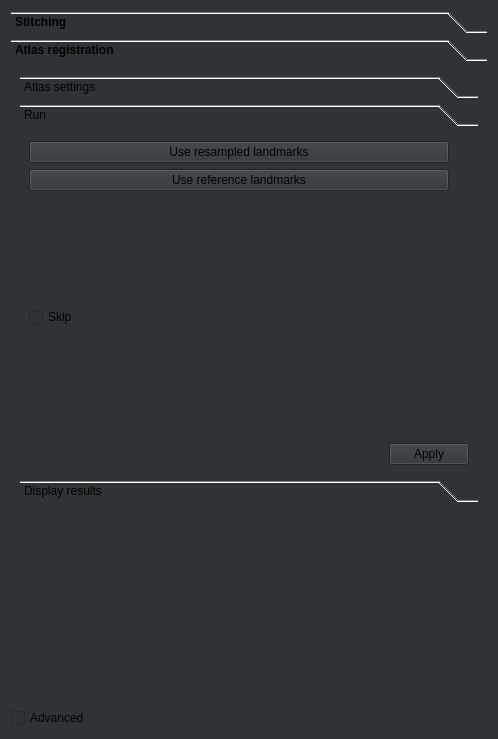
<?xml version="1.0" encoding="UTF-8"?>
<ui version="4.0">
 <class>preprocessing_tab</class>
 <widget class="QWidget" name="preprocessing_tab">
  <property name="geometry">
   <rect>
    <x>0</x>
    <y>0</y>
    <width>498</width>
    <height>739</height>
   </rect>
  </property>
  <property name="windowTitle">
   <string>Form</string>
  </property>
  <property name="styleSheet">
   <string notr="true">background-color: rgb(46, 52, 54);</string>
  </property>
  <layout class="QVBoxLayout" name="verticalLayout_4">
   <item>
    <layout class="QVBoxLayout" name="verticalLayout_2">
     <item>
      <widget class="QToolBox" name="toolBox">
       <property name="minimumSize">
        <size>
         <width>0</width>
         <height>500</height>
        </size>
       </property>
       <property name="font">
        <font>
         <bold>true</bold>
        </font>
       </property>
       <property name="currentIndex">
        <number>1</number>
       </property>
       <widget class="QWidget" name="page">
        <property name="geometry">
         <rect>
          <x>0</x>
          <y>0</y>
          <width>478</width>
          <height>440</height>
         </rect>
        </property>
        <attribute name="label">
         <string>Stitching</string>
        </attribute>
        <layout class="QHBoxLayout" name="horizontalLayout_3">
         <item>
          <widget class="QToolBox" name="toolBox_2">
           <property name="currentIndex">
            <number>2</number>
           </property>
           <widget class="QWidget" name="page_3">
            <property name="geometry">
             <rect>
              <x>0</x>
              <y>0</y>
              <width>446</width>
              <height>392</height>
             </rect>
            </property>
            <attribute name="label">
             <string>Rigid</string>
            </attribute>
            <layout class="QFormLayout" name="formLayout">
             <item row="0" column="0">
              <widget class="QCheckBox" name="skipRigidCheckbox">
               <property name="text">
                <string>Skip</string>
               </property>
              </widget>
             </item>
             <item row="1" column="0">
              <widget class="QLabel" name="label">
               <property name="text">
                <string>X overlap</string>
               </property>
              </widget>
             </item>
             <item row="1" column="1">
              <widget class="QFrame" name="xOverlapSinglet">
               <property name="frameShape">
                <enum>QFrame::StyledPanel</enum>
               </property>
               <property name="frameShadow">
                <enum>QFrame::Raised</enum>
               </property>
               <property name="disabledValue" stdset="0">
                <string>auto</string>
               </property>
               <layout class="QHBoxLayout" name="horizontalLayout_2">
                <item>
                 <widget class="QCheckBox" name="checkBox_8">
                  <property name="text">
                   <string/>
                  </property>
                 </widget>
                </item>
                <item>
                 <widget class="QSpinBox" name="spinBox_23">
                  <property name="enabled">
                   <bool>false</bool>
                  </property>
                  <property name="suffix">
                   <string>px</string>
                  </property>
                  <property name="maximum">
                   <number>1024</number>
                  </property>
                 </widget>
                </item>
               </layout>
              </widget>
             </item>
             <item row="2" column="0">
              <widget class="QLabel" name="label_2">
               <property name="text">
                <string>Y overlap</string>
               </property>
              </widget>
             </item>
             <item row="2" column="1">
              <widget class="QFrame" name="yOverlapSinglet">
               <property name="frameShape">
                <enum>QFrame::StyledPanel</enum>
               </property>
               <property name="frameShadow">
                <enum>QFrame::Raised</enum>
               </property>
               <property name="disabledValue" stdset="0">
                <string>auto</string>
               </property>
               <layout class="QHBoxLayout" name="horizontalLayout_5">
                <item>
                 <widget class="QCheckBox" name="checkBox_7">
                  <property name="text">
                   <string/>
                  </property>
                 </widget>
                </item>
                <item>
                 <widget class="QSpinBox" name="spinBox_22">
                  <property name="enabled">
                   <bool>false</bool>
                  </property>
                  <property name="suffix">
                   <string>px</string>
                  </property>
                  <property name="maximum">
                   <number>1024</number>
                  </property>
                 </widget>
                </item>
               </layout>
              </widget>
             </item>
             <item row="3" column="0">
              <widget class="QLabel" name="label_3">
               <property name="text">
                <string>Projection thickness</string>
               </property>
              </widget>
             </item>
             <item row="3" column="1">
              <widget class="QFrame" name="projectionThicknessDoublet">
               <property name="frameShape">
                <enum>QFrame::StyledPanel</enum>
               </property>
               <property name="frameShadow">
                <enum>QFrame::Raised</enum>
               </property>
               <property name="disabledValue" stdset="0">
                <string>[auto, auto]</string>
               </property>
               <layout class="QHBoxLayout" name="horizontalLayout_10">
                <item>
                 <widget class="QCheckBox" name="checkBox_9">
                  <property name="text">
                   <string/>
                  </property>
                 </widget>
                </item>
                <item>
                 <widget class="QSpinBox" name="spinBox_6">
                  <property name="enabled">
                   <bool>false</bool>
                  </property>
                  <property name="suffix">
                   <string>px</string>
                  </property>
                  <property name="minimum">
                   <number>-1</number>
                  </property>
                  <property name="maximum">
                   <number>1024</number>
                  </property>
                 </widget>
                </item>
                <item>
                 <widget class="QSpinBox" name="spinBox_7">
                  <property name="enabled">
                   <bool>false</bool>
                  </property>
                  <property name="suffix">
                   <string>px</string>
                  </property>
                  <property name="minimum">
                   <number>-1</number>
                  </property>
                  <property name="maximum">
                   <number>1024</number>
                  </property>
                 </widget>
                </item>
               </layout>
              </widget>
             </item>
             <item row="4" column="0">
              <widget class="QLabel" name="label_4">
               <property name="text">
                <string>Max shifts X</string>
               </property>
              </widget>
             </item>
             <item row="4" column="1">
              <widget class="QFrame" name="rigidMaxShiftsXDoublet">
               <property name="frameShape">
                <enum>QFrame::StyledPanel</enum>
               </property>
               <property name="frameShadow">
                <enum>QFrame::Raised</enum>
               </property>
               <layout class="QHBoxLayout" name="horizontalLayout_9">
                <item>
                 <widget class="QSpinBox" name="spinBox_8">
                  <property name="suffix">
                   <string>px</string>
                  </property>
                  <property name="minimum">
                   <number>-1024</number>
                  </property>
                  <property name="maximum">
                   <number>1024</number>
                  </property>
                 </widget>
                </item>
                <item>
                 <widget class="QSpinBox" name="spinBox_9">
                  <property name="suffix">
                   <string>px</string>
                  </property>
                  <property name="minimum">
                   <number>-1024</number>
                  </property>
                  <property name="maximum">
                   <number>1024</number>
                  </property>
                 </widget>
                </item>
               </layout>
              </widget>
             </item>
             <item row="5" column="0">
              <widget class="QLabel" name="label_5">
               <property name="text">
                <string>Max shifts Y</string>
               </property>
              </widget>
             </item>
             <item row="5" column="1">
              <widget class="QFrame" name="rigidMaxShiftsYDoublet">
               <property name="frameShape">
                <enum>QFrame::StyledPanel</enum>
               </property>
               <property name="frameShadow">
                <enum>QFrame::Raised</enum>
               </property>
               <layout class="QHBoxLayout" name="horizontalLayout_7">
                <item>
                 <widget class="QSpinBox" name="spinBox_10">
                  <property name="suffix">
                   <string>px</string>
                  </property>
                  <property name="minimum">
                   <number>-1024</number>
                  </property>
                  <property name="maximum">
                   <number>1024</number>
                  </property>
                 </widget>
                </item>
                <item>
                 <widget class="QSpinBox" name="spinBox_11">
                  <property name="suffix">
                   <string>px</string>
                  </property>
                  <property name="minimum">
                   <number>-1024</number>
                  </property>
                  <property name="maximum">
                   <number>1024</number>
                  </property>
                 </widget>
                </item>
               </layout>
              </widget>
             </item>
             <item row="6" column="0">
              <widget class="QLabel" name="label_6">
               <property name="text">
                <string>Max shifts Z</string>
               </property>
              </widget>
             </item>
             <item row="6" column="1">
              <widget class="QFrame" name="rigidMaxShiftsZDoublet">
               <property name="frameShape">
                <enum>QFrame::StyledPanel</enum>
               </property>
               <property name="frameShadow">
                <enum>QFrame::Raised</enum>
               </property>
               <layout class="QHBoxLayout" name="horizontalLayout_8">
                <item>
                 <widget class="QSpinBox" name="spinBox_12">
                  <property name="suffix">
                   <string>px</string>
                  </property>
                  <property name="minimum">
                   <number>-1024</number>
                  </property>
                  <property name="maximum">
                   <number>1024</number>
                  </property>
                 </widget>
                </item>
                <item>
                 <widget class="QSpinBox" name="spinBox_13">
                  <property name="suffix">
                   <string>px</string>
                  </property>
                  <property name="minimum">
                   <number>-1024</number>
                  </property>
                  <property name="maximum">
                   <number>1024</number>
                  </property>
                 </widget>
                </item>
               </layout>
              </widget>
             </item>
             <item row="7" column="0">
              <widget class="QLabel" name="label_7">
               <property name="text">
                <string>Background level</string>
               </property>
              </widget>
             </item>
             <item row="7" column="1">
              <widget class="QSpinBox" name="rigidBackgroundLevel">
               <property name="maximum">
                <number>65535</number>
               </property>
              </widget>
             </item>
             <item row="8" column="0">
              <widget class="QLabel" name="label_8">
               <property name="text">
                <string>Background pixels</string>
               </property>
              </widget>
             </item>
             <item row="8" column="1">
              <widget class="QSpinBox" name="rigidBackgroundPixels">
               <property name="maximum">
                <number>1000000</number>
               </property>
              </widget>
             </item>
             <item row="0" column="1">
              <spacer name="verticalSpacer">
               <property name="orientation">
                <enum>Qt::Vertical</enum>
               </property>
               <property name="sizeHint" stdset="0">
                <size>
                 <width>20</width>
                 <height>40</height>
                </size>
               </property>
              </spacer>
             </item>
            </layout>
           </widget>
           <widget class="QWidget" name="page_5">
            <property name="geometry">
             <rect>
              <x>0</x>
              <y>0</y>
              <width>446</width>
              <height>334</height>
             </rect>
            </property>
            <attribute name="label">
             <string>Wobbly</string>
            </attribute>
            <layout class="QFormLayout" name="formLayout_2">
             <item row="0" column="0">
              <widget class="QCheckBox" name="skipWobblyCheckBox">
               <property name="text">
                <string>Skip</string>
               </property>
              </widget>
             </item>
             <item row="1" column="0">
              <widget class="QLabel" name="label_11">
               <property name="text">
                <string>Max shifts X</string>
               </property>
              </widget>
             </item>
             <item row="1" column="1">
              <widget class="QFrame" name="wobblyMaxShiftsXDoublet">
               <property name="frameShape">
                <enum>QFrame::StyledPanel</enum>
               </property>
               <property name="frameShadow">
                <enum>QFrame::Raised</enum>
               </property>
               <layout class="QHBoxLayout" name="horizontalLayout_4">
                <item>
                 <widget class="QSpinBox" name="spinBox_18">
                  <property name="suffix">
                   <string>px</string>
                  </property>
                  <property name="minimum">
                   <number>-1024</number>
                  </property>
                  <property name="maximum">
                   <number>1024</number>
                  </property>
                 </widget>
                </item>
                <item>
                 <widget class="QSpinBox" name="spinBox_19">
                  <property name="suffix">
                   <string>px</string>
                  </property>
                  <property name="minimum">
                   <number>-1024</number>
                  </property>
                  <property name="maximum">
                   <number>1024</number>
                  </property>
                 </widget>
                </item>
               </layout>
              </widget>
             </item>
             <item row="2" column="0">
              <widget class="QLabel" name="label_10">
               <property name="text">
                <string>Max shifts Y</string>
               </property>
              </widget>
             </item>
             <item row="2" column="1">
              <widget class="QFrame" name="wobblyMaxShiftsYDoublet">
               <property name="frameShape">
                <enum>QFrame::StyledPanel</enum>
               </property>
               <property name="frameShadow">
                <enum>QFrame::Raised</enum>
               </property>
               <layout class="QHBoxLayout" name="horizontalLayout_11">
                <item>
                 <widget class="QSpinBox" name="spinBox_14">
                  <property name="suffix">
                   <string>px</string>
                  </property>
                  <property name="minimum">
                   <number>-1024</number>
                  </property>
                  <property name="maximum">
                   <number>1024</number>
                  </property>
                 </widget>
                </item>
                <item>
                 <widget class="QSpinBox" name="spinBox_15">
                  <property name="suffix">
                   <string>px</string>
                  </property>
                  <property name="minimum">
                   <number>-1024</number>
                  </property>
                  <property name="maximum">
                   <number>1024</number>
                  </property>
                 </widget>
                </item>
               </layout>
              </widget>
             </item>
             <item row="3" column="0">
              <widget class="QLabel" name="label_9">
               <property name="text">
                <string>Max shifts Z</string>
               </property>
              </widget>
             </item>
             <item row="3" column="1">
              <widget class="QFrame" name="wobblyMaxShiftsZDoublet">
               <property name="frameShape">
                <enum>QFrame::StyledPanel</enum>
               </property>
               <property name="frameShadow">
                <enum>QFrame::Raised</enum>
               </property>
               <layout class="QHBoxLayout" name="horizontalLayout_12">
                <item>
                 <widget class="QSpinBox" name="spinBox_16">
                  <property name="suffix">
                   <string>px</string>
                  </property>
                  <property name="minimum">
                   <number>-1024</number>
                  </property>
                  <property name="maximum">
                   <number>1024</number>
                  </property>
                 </widget>
                </item>
                <item>
                 <widget class="QSpinBox" name="spinBox_17">
                  <property name="suffix">
                   <string>px</string>
                  </property>
                  <property name="minimum">
                   <number>-1024</number>
                  </property>
                  <property name="maximum">
                   <number>1024</number>
                  </property>
                 </widget>
                </item>
               </layout>
              </widget>
             </item>
             <item row="4" column="0">
              <widget class="QLabel" name="label_12">
               <property name="text">
                <string>Valid range</string>
               </property>
              </widget>
             </item>
             <item row="4" column="1">
              <widget class="QFrame" name="wobblyValidRangeDoublet">
               <property name="frameShape">
                <enum>QFrame::StyledPanel</enum>
               </property>
               <property name="frameShadow">
                <enum>QFrame::Raised</enum>
               </property>
               <property name="individuallyDisableable" stdset="0">
                <bool>true</bool>
               </property>
               <property name="disabledValue" stdset="0">
                <string>None</string>
               </property>
               <layout class="QHBoxLayout" name="horizontalLayout_13">
                <item>
                 <widget class="QSpinBox" name="spinBox_20">
                  <property name="minimum">
                   <number>-1</number>
                  </property>
                  <property name="maximum">
                   <number>65535</number>
                  </property>
                 </widget>
                </item>
                <item>
                 <widget class="QSpinBox" name="spinBox_21">
                  <property name="minimum">
                   <number>-1</number>
                  </property>
                  <property name="maximum">
                   <number>65535</number>
                  </property>
                 </widget>
                </item>
               </layout>
              </widget>
             </item>
             <item row="5" column="0">
              <widget class="QLabel" name="label_13">
               <property name="text">
                <string>Slice range</string>
               </property>
              </widget>
             </item>
             <item row="5" column="1">
              <widget class="QFrame" name="wobblySliceRangeDoublet">
               <property name="frameShape">
                <enum>QFrame::StyledPanel</enum>
               </property>
               <property name="frameShadow">
                <enum>QFrame::Raised</enum>
               </property>
               <property name="individuallyDisableable" stdset="0">
                <bool>true</bool>
               </property>
               <layout class="QHBoxLayout" name="horizontalLayout_14">
                <item>
                 <widget class="QSpinBox" name="spinBox_24">
                  <property name="minimum">
                   <number>-1</number>
                  </property>
                  <property name="maximum">
                   <number>65535</number>
                  </property>
                 </widget>
                </item>
                <item>
                 <widget class="QSpinBox" name="spinBox_25">
                  <property name="maximum">
                   <number>65535</number>
                  </property>
                 </widget>
                </item>
               </layout>
              </widget>
             </item>
             <item row="6" column="0">
              <widget class="QLabel" name="label_18">
               <property name="text">
                <string>Slice pixel size</string>
               </property>
              </widget>
             </item>
             <item row="6" column="1">
              <widget class="QFrame" name="wobblySlicePixelSizeSinglet">
               <property name="frameShape">
                <enum>QFrame::StyledPanel</enum>
               </property>
               <property name="frameShadow">
                <enum>QFrame::Raised</enum>
               </property>
               <property name="disabledValue" stdset="0">
                <string>None</string>
               </property>
               <layout class="QHBoxLayout" name="horizontalLayout_15">
                <item>
                 <widget class="QCheckBox" name="checkBox_10">
                  <property name="text">
                   <string/>
                  </property>
                 </widget>
                </item>
                <item>
                 <widget class="QSpinBox" name="spinBox_26">
                  <property name="enabled">
                   <bool>false</bool>
                  </property>
                  <property name="maximum">
                   <number>65535</number>
                  </property>
                 </widget>
                </item>
               </layout>
              </widget>
             </item>
             <item row="0" column="1">
              <spacer name="verticalSpacer_3">
               <property name="orientation">
                <enum>Qt::Vertical</enum>
               </property>
               <property name="sizeHint" stdset="0">
                <size>
                 <width>20</width>
                 <height>40</height>
                </size>
               </property>
              </spacer>
             </item>
            </layout>
           </widget>
           <widget class="QWidget" name="page_2">
            <property name="geometry">
             <rect>
              <x>0</x>
              <y>0</y>
              <width>460</width>
              <height>272</height>
             </rect>
            </property>
            <attribute name="label">
             <string>Run</string>
            </attribute>
            <layout class="QVBoxLayout" name="verticalLayout_5">
             <item>
              <layout class="QFormLayout" name="formLayout_7">
               <item row="1" column="0">
                <widget class="QCheckBox" name="stitchingRunRawCheckBox">
                 <property name="text">
                  <string>Main channel</string>
                 </property>
                </widget>
               </item>
               <item row="2" column="0">
                <widget class="QCheckBox" name="stitchingRunArteriesCheckBox">
                 <property name="text">
                  <string>Secondary channel</string>
                 </property>
                </widget>
               </item>
               <item row="1" column="1">
                <spacer name="verticalSpacer_8">
                 <property name="orientation">
                  <enum>Qt::Vertical</enum>
                 </property>
                 <property name="sizeHint" stdset="0">
                  <size>
                   <width>20</width>
                   <height>40</height>
                  </size>
                 </property>
                </spacer>
               </item>
               <item row="2" column="1">
                <spacer name="verticalSpacer_9">
                 <property name="orientation">
                  <enum>Qt::Vertical</enum>
                 </property>
                 <property name="sizeHint" stdset="0">
                  <size>
                   <width>20</width>
                   <height>40</height>
                  </size>
                 </property>
                </spacer>
               </item>
               <item row="0" column="0">
                <widget class="QCheckBox" name="stitchingUseNpyCheckBox">
                 <property name="text">
                  <string>Use npy tiles</string>
                 </property>
                </widget>
               </item>
              </layout>
             </item>
             <item>
              <widget class="QDialogButtonBox" name="runStitchingButtonBox">
               <property name="standardButtons">
                <set>QDialogButtonBox::Apply</set>
               </property>
               <property name="applyText" stdset="0">
                <string>Run</string>
               </property>
              </widget>
             </item>
            </layout>
           </widget>
           <widget class="QWidget" name="page_7">
            <property name="geometry">
             <rect>
              <x>0</x>
              <y>0</y>
              <width>460</width>
              <height>272</height>
             </rect>
            </property>
            <attribute name="label">
             <string>Display results</string>
            </attribute>
            <layout class="QVBoxLayout" name="verticalLayout_3">
             <item>
              <layout class="QFormLayout" name="formLayout_4">
               <item row="0" column="0">
                <widget class="QCheckBox" name="stitchingPreviewRawCheckBox">
                 <property name="text">
                  <string>Main channel</string>
                 </property>
                </widget>
               </item>
               <item row="0" column="1">
                <spacer name="verticalSpacer_5">
                 <property name="orientation">
                  <enum>Qt::Vertical</enum>
                 </property>
                 <property name="sizeHint" stdset="0">
                  <size>
                   <width>20</width>
                   <height>40</height>
                  </size>
                 </property>
                </spacer>
               </item>
               <item row="1" column="0">
                <widget class="QCheckBox" name="stitchingPreviewArteriesCheckBox">
                 <property name="text">
                  <string>Secondary channel</string>
                 </property>
                </widget>
               </item>
               <item row="1" column="1">
                <spacer name="verticalSpacer_6">
                 <property name="orientation">
                  <enum>Qt::Vertical</enum>
                 </property>
                 <property name="sizeHint" stdset="0">
                  <size>
                   <width>20</width>
                   <height>40</height>
                  </size>
                 </property>
                </spacer>
               </item>
              </layout>
             </item>
             <item>
              <widget class="QDialogButtonBox" name="displayStitchingButtonBox">
               <property name="standardButtons">
                <set>QDialogButtonBox::Apply|QDialogButtonBox::Close</set>
               </property>
               <property name="applyText" stdset="0">
                <string>Plot</string>
               </property>
              </widget>
             </item>
            </layout>
           </widget>
           <widget class="QWidget" name="page_6">
            <property name="geometry">
             <rect>
              <x>0</x>
              <y>0</y>
              <width>460</width>
              <height>272</height>
             </rect>
            </property>
            <attribute name="label">
             <string>Output conversion</string>
            </attribute>
            <layout class="QFormLayout" name="formLayout_3">
             <item row="0" column="0">
              <widget class="QCheckBox" name="skipOutputConversioncheckBox">
               <property name="text">
                <string>Skip</string>
               </property>
              </widget>
             </item>
             <item row="1" column="0">
              <widget class="QCheckBox" name="stitchingConvertRawCheckBox">
               <property name="text">
                <string>Main channel</string>
               </property>
              </widget>
             </item>
             <item row="2" column="0">
              <widget class="QCheckBox" name="stitchingConvertArteriesCheckBox">
               <property name="text">
                <string>Secondary channel</string>
               </property>
              </widget>
             </item>
             <item row="3" column="0">
              <widget class="QLabel" name="label_14">
               <property name="text">
                <string>Format</string>
               </property>
              </widget>
             </item>
             <item row="3" column="1">
              <widget class="QComboBox" name="outputConversionFormat">
               <property name="sizeAdjustPolicy">
                <enum>QComboBox::AdjustToMinimumContentsLengthWithIcon</enum>
               </property>
               <item>
                <property name="text">
                 <string>.tif</string>
                </property>
               </item>
              </widget>
             </item>
             <item row="4" column="1">
              <widget class="QDialogButtonBox" name="convertOutputButtonBox">
               <property name="standardButtons">
                <set>QDialogButtonBox::Apply</set>
               </property>
               <property name="applyText" stdset="0">
                <string>Convert</string>
               </property>
              </widget>
             </item>
            </layout>
           </widget>
          </widget>
         </item>
        </layout>
       </widget>
       <widget class="QWidget" name="page_4">
        <property name="geometry">
         <rect>
          <x>0</x>
          <y>0</y>
          <width>478</width>
          <height>440</height>
         </rect>
        </property>
        <attribute name="label">
         <string>Atlas registration</string>
        </attribute>
        <layout class="QHBoxLayout" name="horizontalLayout">
         <item>
          <widget class="QToolBox" name="toolBox_3">
           <property name="currentIndex">
            <number>1</number>
           </property>
           <widget class="QWidget" name="atlasSettingsPage">
            <property name="geometry">
             <rect>
              <x>0</x>
              <y>0</y>
              <width>460</width>
              <height>332</height>
             </rect>
            </property>
            <attribute name="label">
             <string>Atlas settings</string>
            </attribute>
            <layout class="QFormLayout" name="formLayout_5">
             <item row="0" column="0">
              <widget class="QLabel" name="label_16">
               <property name="text">
                <string>Atlas</string>
               </property>
              </widget>
             </item>
             <item row="0" column="1">
              <widget class="QComboBox" name="atlasIdComboBox">
               <item>
                <property name="text">
                 <string>ABA - adult mouse - 25µm</string>
                </property>
               </item>
               <item>
                <property name="text">
                 <string>CDMBA - P1 - 25µm</string>
                </property>
               </item>
               <item>
                <property name="text">
                 <string>CDMBA - P3 - 25µm</string>
                </property>
               </item>
               <item>
                <property name="text">
                 <string>CDMBA - P5 - 25µm</string>
                </property>
               </item>
               <item>
                <property name="text">
                 <string>CDMBA - P7 - 25µm</string>
                </property>
               </item>
               <item>
                <property name="text">
                 <string>CDMBA - P14 - 25µm</string>
                </property>
               </item>
              </widget>
             </item>
             <item row="1" column="0">
              <widget class="QLabel" name="label_15">
               <property name="text">
                <string>Atlas resolution</string>
               </property>
              </widget>
             </item>
             <item row="1" column="1">
              <widget class="QFrame" name="atlasResolutionTriplet">
               <property name="frameShape">
                <enum>QFrame::StyledPanel</enum>
               </property>
               <property name="frameShadow">
                <enum>QFrame::Raised</enum>
               </property>
               <layout class="QHBoxLayout" name="horizontalLayout_16">
                <item>
                 <widget class="QSpinBox" name="spinBox_31"/>
                </item>
                <item>
                 <widget class="QSpinBox" name="spinBox_32"/>
                </item>
                <item>
                 <widget class="QSpinBox" name="spinBox_33"/>
                </item>
               </layout>
              </widget>
             </item>
             <item row="2" column="0" colspan="2">
              <widget class="QGroupBox" name="advancedAtlasSettingsGroupBox">
               <property name="title">
                <string>Advanced atlas settings</string>
               </property>
               <layout class="QFormLayout" name="formLayout_6">
                <item row="0" column="0">
                 <widget class="QLabel" name="label_17">
                  <property name="text">
                   <string>Atlas folder</string>
                  </property>
                 </widget>
                </item>
                <item row="0" column="1">
                 <widget class="QFrame" name="frame_14">
                  <property name="frameShape">
                   <enum>QFrame::StyledPanel</enum>
                  </property>
                  <property name="frameShadow">
                   <enum>QFrame::Raised</enum>
                  </property>
                  <layout class="QHBoxLayout" name="horizontalLayout_6">
                   <item>
                    <widget class="QLabel" name="atlasFolderPath">
                     <property name="text">
                      <string>''</string>
                     </property>
                    </widget>
                   </item>
                   <item>
                    <widget class="QPushButton" name="pushButton">
                     <property name="text">
                      <string> Select</string>
                     </property>
                     <property name="icon">
                      <iconset theme="folder">
                       <normaloff>.</normaloff>.</iconset>
                     </property>
                    </widget>
                   </item>
                  </layout>
                 </widget>
                </item>
                <item row="1" column="0">
                 <widget class="QLabel" name="label_19">
                  <property name="text">
                   <string>Chan affine file</string>
                  </property>
                  <property name="buddy">
                   <cstring>channelAffineFilePath</cstring>
                  </property>
                 </widget>
                </item>
                <item row="1" column="1">
                 <widget class="QLineEdit" name="channelAffineFilePath">
                  <property name="text">
                   <string>align_affine.txt</string>
                  </property>
                 </widget>
                </item>
                <item row="2" column="0">
                 <widget class="QLabel" name="label_20">
                  <property name="text">
                   <string>Ref affine file</string>
                  </property>
                  <property name="buddy">
                   <cstring>refAffineFilePath</cstring>
                  </property>
                 </widget>
                </item>
                <item row="2" column="1">
                 <widget class="QLineEdit" name="refAffineFilePath">
                  <property name="text">
                   <string>align_affine.txt</string>
                  </property>
                 </widget>
                </item>
                <item row="3" column="0">
                 <widget class="QLabel" name="label_21">
                  <property name="text">
                   <string>Ref bspline file</string>
                  </property>
                  <property name="buddy">
                   <cstring>refBsplineFilePath</cstring>
                  </property>
                 </widget>
                </item>
                <item row="3" column="1">
                 <widget class="QLineEdit" name="refBsplineFilePath">
                  <property name="text">
                   <string>align_bspline.txt</string>
                  </property>
                 </widget>
                </item>
               </layout>
              </widget>
             </item>
            </layout>
           </widget>
           <widget class="QWidget" name="page_10">
            <property name="geometry">
             <rect>
              <x>0</x>
              <y>0</y>
              <width>460</width>
              <height>332</height>
             </rect>
            </property>
            <attribute name="label">
             <string>Run</string>
            </attribute>
            <layout class="QVBoxLayout" name="verticalLayout">
             <item>
              <layout class="QGridLayout" name="gridLayout">
               <item row="2" column="0">
                <widget class="QCheckBox" name="skipRegistrationCheckBox">
                 <property name="text">
                  <string>Skip</string>
                 </property>
                </widget>
               </item>
               <item row="2" column="1">
                <spacer name="verticalSpacer_7">
                 <property name="orientation">
                  <enum>Qt::Vertical</enum>
                 </property>
                 <property name="sizeHint" stdset="0">
                  <size>
                   <width>20</width>
                   <height>40</height>
                  </size>
                 </property>
                </spacer>
               </item>
               <item row="0" column="0">
                <widget class="QPushButton" name="useResampledToAutoLandmarksPushButton">
                 <property name="text">
                  <string>Use resampled landmarks</string>
                 </property>
                </widget>
               </item>
               <item row="1" column="0">
                <widget class="QPushButton" name="useAutoToRefLandmarksPushButton">
                 <property name="text">
                  <string>Use reference landmarks</string>
                 </property>
                </widget>
               </item>
              </layout>
             </item>
             <item>
              <widget class="QDialogButtonBox" name="registerButtonBox">
               <property name="standardButtons">
                <set>QDialogButtonBox::Apply</set>
               </property>
               <property name="applyText" stdset="0">
                <string>Run</string>
               </property>
              </widget>
             </item>
            </layout>
           </widget>
           <widget class="QWidget" name="page_9">
            <property name="geometry">
             <rect>
              <x>0</x>
              <y>0</y>
              <width>98</width>
              <height>42</height>
             </rect>
            </property>
            <attribute name="label">
             <string>Display results</string>
            </attribute>
            <layout class="QVBoxLayout" name="verticalLayout_6">
             <item>
              <widget class="QDialogButtonBox" name="plotRegistrationResultsButtonBox">
               <property name="standardButtons">
                <set>QDialogButtonBox::Apply</set>
               </property>
               <property name="applyText" stdset="0">
                <string>Plot</string>
               </property>
              </widget>
             </item>
            </layout>
           </widget>
          </widget>
         </item>
        </layout>
       </widget>
      </widget>
     </item>
     <item>
      <spacer name="verticalSpacer_2">
       <property name="orientation">
        <enum>Qt::Vertical</enum>
       </property>
       <property name="sizeHint" stdset="0">
        <size>
         <width>20</width>
         <height>40</height>
        </size>
       </property>
      </spacer>
     </item>
     <item>
      <widget class="QCheckBox" name="advancedCheckBox">
       <property name="text">
        <string>Advanced</string>
       </property>
      </widget>
     </item>
    </layout>
   </item>
  </layout>
 </widget>
 <resources/>
 <connections>
  <connection>
   <sender>checkBox_8</sender>
   <signal>toggled(bool)</signal>
   <receiver>spinBox_23</receiver>
   <slot>setEnabled(bool)</slot>
   <hints>
    <hint type="sourcelabel">
     <x>262</x>
     <y>116</y>
    </hint>
    <hint type="destinationlabel">
     <x>355</x>
     <y>120</y>
    </hint>
   </hints>
  </connection>
  <connection>
   <sender>checkBox_7</sender>
   <signal>toggled(bool)</signal>
   <receiver>spinBox_22</receiver>
   <slot>setEnabled(bool)</slot>
   <hints>
    <hint type="sourcelabel">
     <x>262</x>
     <y>167</y>
    </hint>
    <hint type="destinationlabel">
     <x>355</x>
     <y>171</y>
    </hint>
   </hints>
  </connection>
  <connection>
   <sender>checkBox_9</sender>
   <signal>toggled(bool)</signal>
   <receiver>spinBox_6</receiver>
   <slot>setEnabled(bool)</slot>
   <hints>
    <hint type="sourcelabel">
     <x>189</x>
     <y>218</y>
    </hint>
    <hint type="destinationlabel">
     <x>272</x>
     <y>222</y>
    </hint>
   </hints>
  </connection>
  <connection>
   <sender>checkBox_9</sender>
   <signal>toggled(bool)</signal>
   <receiver>spinBox_7</receiver>
   <slot>setEnabled(bool)</slot>
   <hints>
    <hint type="sourcelabel">
     <x>189</x>
     <y>218</y>
    </hint>
    <hint type="destinationlabel">
     <x>355</x>
     <y>222</y>
    </hint>
   </hints>
  </connection>
  <connection>
   <sender>checkBox_10</sender>
   <signal>toggled(bool)</signal>
   <receiver>spinBox_26</receiver>
   <slot>setEnabled(bool)</slot>
   <hints>
    <hint type="sourcelabel">
     <x>145</x>
     <y>428</y>
    </hint>
    <hint type="destinationlabel">
     <x>272</x>
     <y>434</y>
    </hint>
   </hints>
  </connection>
 </connections>
</ui>
